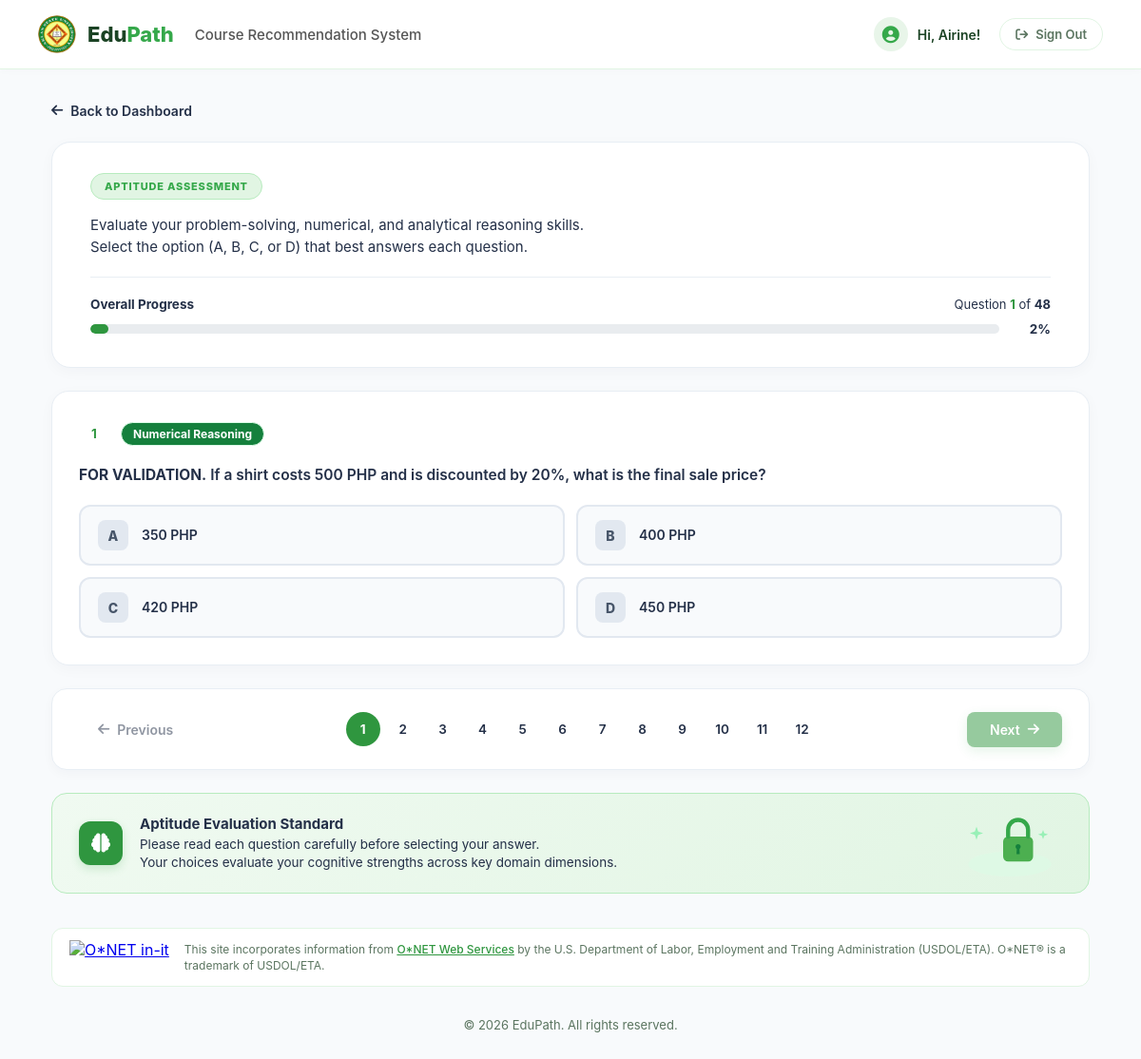
Page /assess-aptitude/ (signed in) on the committed database.
### assessment/models.py (models this page shows, shortened)
class StudentProfile(models.Model):
    id = models.AutoField(primary_key=True, verbose_name="ID")
    user = models.OneToOneField(
        settings.AUTH_USER_MODEL,
        on_delete=models.CASCADE,
        related_name='student_profile',
        verbose_name="User"
    )
    username = models.CharField(max_length=150, blank=True, null=True, unique=True, verbose_name="Username")
    full_name = models.CharField(max_length=128, blank=True, null=True, verbose_name="Full Name")
    age = models.PositiveIntegerField(blank=True, null=True, verbose_name="Age")
    sex = models.CharField(max_length=20, blank=True, null=True, verbose_name="Sex")
    security_question = models.CharField(max_length=255, blank=True, null=True, verbose_name="Security Question")
    security_answer = models.CharField(max_length=255, blank=True, null=True, verbose_name="Security Answer")
    last_date_taken = models.DateTimeField(blank=True, null=True, verbose_name="Last Date Taken")
    class Meta:
        verbose_name_plural = "Student Profiles"
        unique_together = ('full_name', 'username')

### customization/models.py (models this page shows, shortened)
class AptitudeQuestion(models.Model):
    DIMENSION_CHOICES = [
        ('Numerical Reasoning', 'Numerical Reasoning'),
        ('Logical Reasoning', 'Logical Reasoning'),
        ('Problem-Solving', 'Problem-Solving'),
        ('Spatial Ability', 'Spatial Ability'),
        ('Technical/Mechanical Reasoning', 'Technical/Mechanical Reasoning'),
        ('Verbal/Communication Ability', 'Verbal/Communication Ability'),
    ]
    ANSWER_CHOICES = [
        ('A', 'A'),
        ('B', 'B'),
        ('C', 'C'),
        ('D', 'D'),
    ]
    question_id = models.AutoField(primary_key=True)
    dimension = models.CharField(max_length=100, choices=DIMENSION_CHOICES, verbose_name="Dimension")
    question_text = models.TextField(verbose_name="Question Text")
    option_a = models.CharField(max_length=255, verbose_name="Option A")
    option_b = models.CharField(max_length=255, verbose_name="Option B")
    option_c = models.CharField(max_length=255, verbose_name="Option C")
    option_d = models.CharField(max_length=255, verbose_name="Option D")
    correct_answer = models.CharField(max_length=1, choices=ANSWER_CHOICES, verbose_name="Correct Answer")
    status = models.BooleanField(default=True, verbose_name="Active?")
    for_validation = models.BooleanField(default=True, verbose_name="For Validation?")
    created_at = models.DateTimeField(auto_now_add=True, verbose_name="Created At")
    class Meta:
        verbose_name_plural = "Aptitude Questions"

### assessment/views.py (the view, shortened to what this page needs)
# urls.py: path('assess-aptitude/', views.assess_aptitude, name='assess_aptitude'),
@login_required(login_url='signin')
def assess_aptitude(request):
    student_profile = request.user.student_profile
    questions = AptitudeQuestion.objects.filter(status=True).order_by('question_id')
    existing_responses = StudentAptitudeResponse.objects.filter(student=student_profile)
    user_answers = {resp.question_id: resp.selected_answer for resp in existing_responses}
    return render(request, 'assessment/aptitude-assess.html', {
        'questions': questions,
        'user_answers': user_answers,
    })

### templates/assessment/aptitude-assess.html (shortened to what this page needs)
{% extends 'assessment/base.html' %}
{% load static %}
{% block css %}
  <link rel="stylesheet" href="{% static 'css/aptitude-assess.css' %}">
{% endblock %}
{% block content %}
    <div class="back-nav">
      <a href="{% url 'dashboard' %}" class="back-link">
        <i class="fa-solid fa-arrow-left"></i> Back to Dashboard
      </a>
    </div>
    <section class="hero-section">
      <div class="hero-content">
        <div class="badge">APTITUDE ASSESSMENT</div>
        <p class="hero-desc">
          Evaluate your problem-solving, numerical, and analytical reasoning skills.<br>
          Select the option (A, B, C, or D) that best answers each question.
        </p>
        {% if questions %}
        <div class="hero-progress">
          <div class="progress-left">
            <h4>Overall Progress</h4>
            <p>Question <span class="current" id="current-q-num">1</span> of <span class="total" id="total-q-num">{{ total_questions|default:questions|length }}</span></p>
          </div>
          <div class="progress-right">
            <div class="progress-bar-container">
              <div class="progress-bar-fill" id="progress-fill" style="width: 5%;"></div>
            </div>
            <div class="progress-percentage" id="progress-text">5%</div>
          </div>
        </div>
        {% endif %}
      </div>
    </section>
    {% if questions %}
    <form id="aptitude-assessment-form" method="POST" action="{% url 'assess_aptitude' %}">
      <div class="mcq-container">
        {% for question in questions %}
        <div class="question-item-card" data-question-step="{{ forloop.counter }}" style="display: {% if forloop.first %}block{% else %}none{% endif %};">
          <div class="question-header">
            <div class="question-meta">
              <div class="badge-number">{{ forloop.counter }}</div>
              <span class="category-tag">{{ question.dimension }}</span>
            </div>
          </div>
          <div class="question-stem">
            {% if question.for_validation %}<b>FOR VALIDATION.</b> {% endif %}{{ question.question_text }}
          </div>
          <div class="choices-grid">
            <label class="choice-card">
              <span class="choice-letter">A</span>
              <span class="choice-text">{{ question.option_a }}</span>
            </label>
            <label class="choice-card">
              <span class="choice-letter">B</span>
              <span class="choice-text">{{ question.option_b }}</span>
            </label>
            <label class="choice-card">
              <span class="choice-letter">C</span>
              <span class="choice-text">{{ question.option_c }}</span>
            </label>
            <label class="choice-card">
              <span class="choice-letter">D</span>
              <span class="choice-text">{{ question.option_d }}</span>
            </label>
          </div>
        </div>
        {% endfor %}
      </div>
      <div class="pagination-bar">
        <button type="button" class="btn-nav-prev" id="btn-prev" disabled style="opacity: 0.5; cursor: not-allowed;">
          <i class="fa-solid fa-arrow-left"></i>
          <span>Previous</span>
        </button>
        <div class="page-numbers" id="page-numbers-container">
          {% for question in questions %}
          <span class="page-link {% if forloop.first %}active{% endif %}" data-step-target="{{ forloop.counter }}">{{ forloop.counter }}</span>
          {% endfor %}
        </div>
        <button type="button" class="btn-nav-next" id="btn-next" style="display: inline-flex;">
          <span>Next</span>
          <i class="fa-solid fa-arrow-right"></i>
        </button>
      </div>
    </form>
    {% endif %}
    <section class="info-banner">
      <div class="info-banner-left">
        <div class="info-icon-wrapper">
          <i class="fa-solid fa-brain"></i>
        </div>
        <div class="info-text">
          <h4>Aptitude Evaluation Standard</h4>
          <p>Please read each question carefully before selecting your answer.<br>Your choices evaluate your cognitive strengths across key domain dimensions.</p>
        </div>
      </div>
      <div class="info-graphic">
      </div>
    </section>
{% endblock %}

### templates/assessment/base.html (shortened to what this page needs)
{% load static %}
<!DOCTYPE html>
<html lang="en">
<head>
    <link rel="stylesheet" href="https://cdnjs.cloudflare.com/ajax/libs/font-awesome/6.4.0/css/all.min.css">
    <link rel="stylesheet" href="{% static 'css/common.css' %}">
    <link rel="stylesheet" href="{% static 'css/assessment.css' %}">
    {% block css %}{% endblock %}
</head>
<body>
    <header class="header">
        <a href="{% url 'dashboard' %}" class="brand" style="text-decoration: none;">
            <img src="{% static 'img/asu-logo.jpg' %}" alt="EduPath Logo" class="logo">
            <span class="brand-name">Edu<span class="text-bold" style="color: #35a84a;">Path</span></span>
            <span style="color: #555; font-size: 15px; margin-left: 10px; font-weight: 500;">Course Recommendation System</span>
        </a>
        <div class="header-actions">
            <div class="student-profile">
                <div class="avatar"><i class="fa-solid fa-circle-user"></i></div>
                <span>Hi, {{ student_name|default:user.student_profile.full_name|default:user.first_name|default:user.username|default:"Student"|title }}!</span>
            </div>
            <button class="sign-out" onclick="window.location.href='{% url 'signout' %}'">
                <i class="fa-solid fa-arrow-right-from-bracket"></i>
                <span>Sign Out</span>
            </button>
        </div>
    </header>
    <main class="container">
        {% block body %}
        {% block content %}{% endblock %}
        {% endblock %}
        <section class="credit-banner">
            <div class="credit-icon-box">
                <a href="https://services.onetcenter.org/" target="_blank" rel="noopener noreferrer" title="This site incorporates information from O*NET Web Services. Click to learn more."><img src="https://www.onetcenter.org/image/link/onet-in-it.svg" alt="O*NET in-it"></a>
            </div>
            <div class="credit-text">
                This site incorporates information from <a href="https://services.onetcenter.org/">O*NET Web Services</a> by the U.S. Department of Labor, Employment and Training Administration (USDOL/ETA). O*NET&reg; is a trademark of USDOL/ETA.
            </div>
        </section>
        <footer>
            <p>© 2026 EduPath. All rights reserved.</p>
        </footer>
    </main>
</body>
</html>

### static/css/common.css (style rules this page uses)
:root { --primary: #35a84a; --primary-dark: #2f963f; --navy-900: #1b4324; --navy-700: #2a5a35; --background: #f8fafc; --white: #ffffff; --text-muted: #5b7560; --text-main: #243048; --border-color: #e1f5e3; --card-bg: #ffffff; --radius-sm: 8px; --radius-md: 12px; --radius-lg: 16px; --radius-xl: 24px; --shadow-subtle: 0 4px 16px rgba(53, 168, 74, 0.04); }
* { margin: 0; padding: 0; box-sizing: border-box; font-family: 'Inter', system-ui, -apple-system, sans-serif; }
body { background-color: var(--background); color: var(--text-main); min-height: 100vh; }
.header { background: var(--white); border-bottom: 1px solid var(--border-color); padding: 16px 40px; display: flex; align-items: center; justify-content: space-between; position: sticky; top: 0; z-index: 100; box-shadow: 0 2px 8px rgba(0, 0, 0, 0.02); }
.brand { display: flex; align-items: center; gap: 12px; text-decoration: none; }
.brand .logo { width: 40px; height: 40px; object-fit: cover; border-radius: 50%; }
.brand-name { font-size: 22px; font-weight: 800; color: var(--navy-900); }
.brand-name .text-bold { color: var(--primary); }
.header-actions { display: flex; align-items: center; gap: 20px; }
.student-profile { display: flex; align-items: center; gap: 10px; font-weight: 600; font-size: 14px; color: var(--navy-900); }
.student-profile .avatar { width: 36px; height: 36px; border-radius: 50%; background: #e8f5e9; color: var(--primary); display: flex; align-items: center; justify-content: center; font-size: 18px; }
.sign-out { background: none; border: 1px solid var(--border-color); color: var(--text-muted); padding: 8px 16px; border-radius: 999px; font-size: 13px; font-weight: 600; cursor: pointer; display: flex; align-items: center; gap: 8px; transition: all 0.2s ease; }
.container { max-width: 1140px; margin: 0 auto; padding: 32px 24px; }
footer { text-align: center; padding: 32px 0 16px; color: var(--text-muted); font-size: 13px; }
.badge-status, .badge { display: inline-flex; align-items: center; gap: 6px; background: #e1f5e3; color: #35a84a; font-size: 11px; font-weight: 800; letter-spacing: 0.8px; padding: 6px 14px; border-radius: 999px; border: 1px solid #b7ebbe; margin-bottom: 16px; text-transform: uppercase; }
.back-nav { margin-bottom: 20px; }
.back-link { display: inline-flex; align-items: center; gap: 8px; color: var(--text-muted); text-decoration: none; font-size: 13.5px; font-weight: 600; transition: color 0.2s ease; }
.credit-banner { display: flex; align-items: center; gap: 16px; background: var(--white); border: 1px solid var(--border-color); border-radius: var(--radius-md); padding: 12px 18px; margin-top: 24px; margin-bottom: 0px; }
.credit-icon-box { flex-shrink: 0; display: flex; align-items: center; justify-content: center; }
.credit-icon-box img { height: 36px; width: auto; max-width: 110px; object-fit: contain; display: block; }
.credit-text { font-size: 12px; line-height: 1.45; color: var(--text-muted); }
.credit-text a { color: var(--primary-dark); text-decoration: underline; font-weight: 500; }

### rows in the picture
AptitudeQuestion: dimension "Numerical Reasoning", for_validation "FOR VALIDATION.", question_text "If a shirt costs 500 PHP and is discounted by 20%, what is the final sale price?", option_a "350 PHP", option_b "400 PHP", option_c "420 PHP", option_d "450 PHP"

### other values in the picture
{{ total_questions|default:questions|length }} "48"
